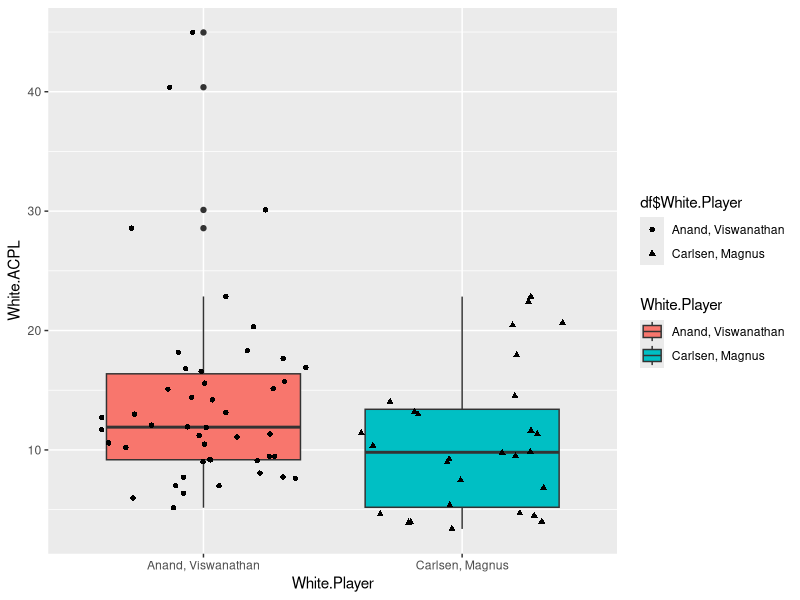
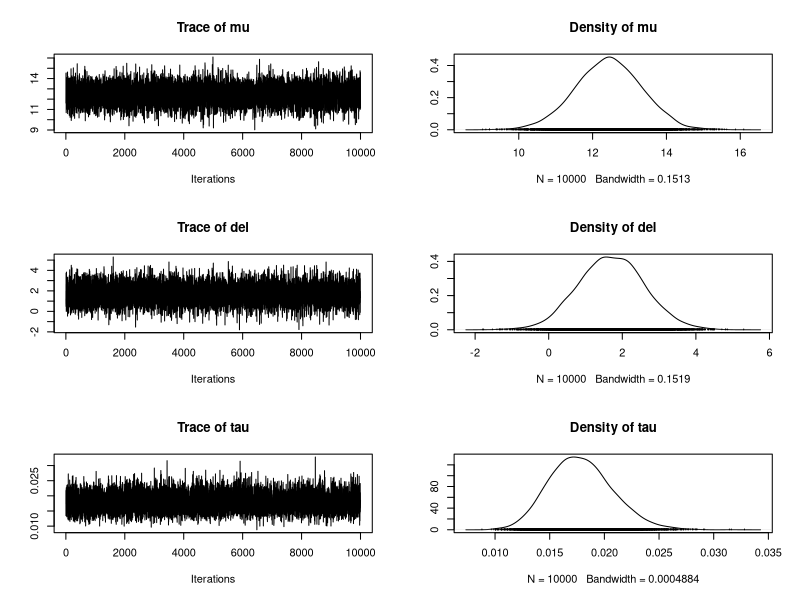
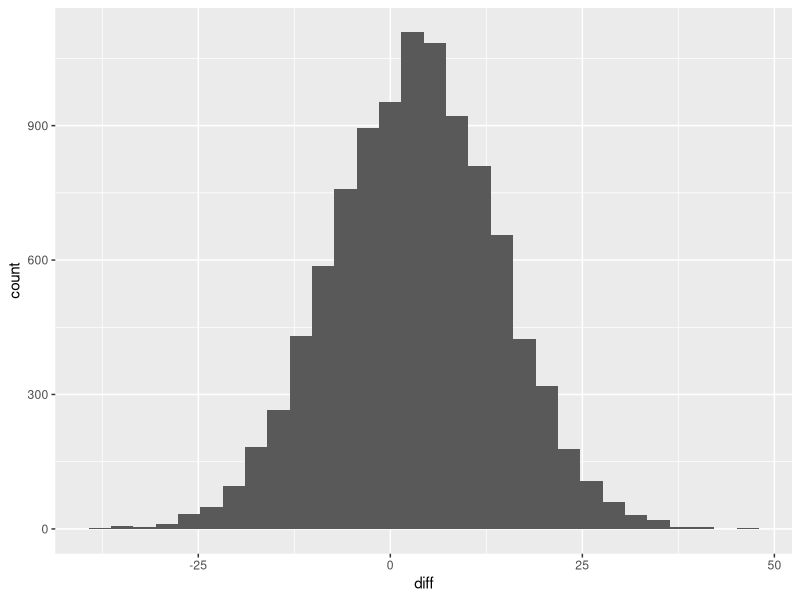
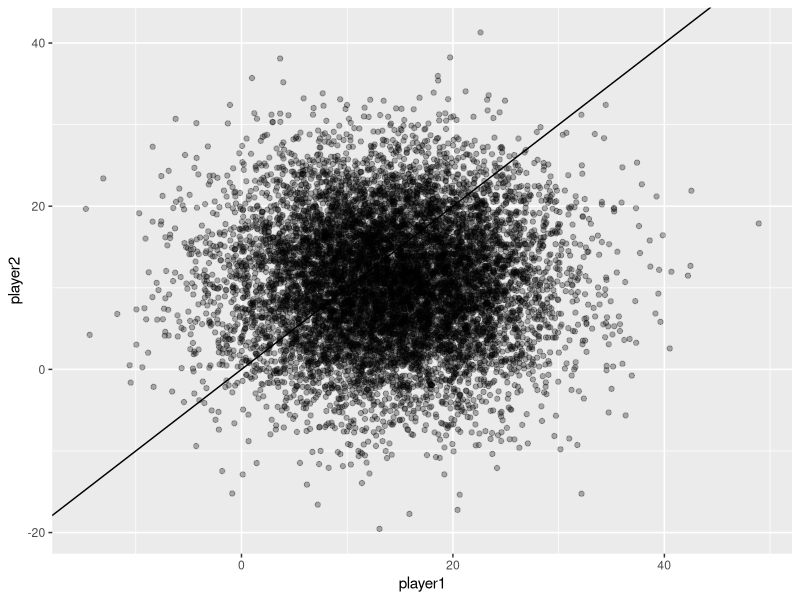
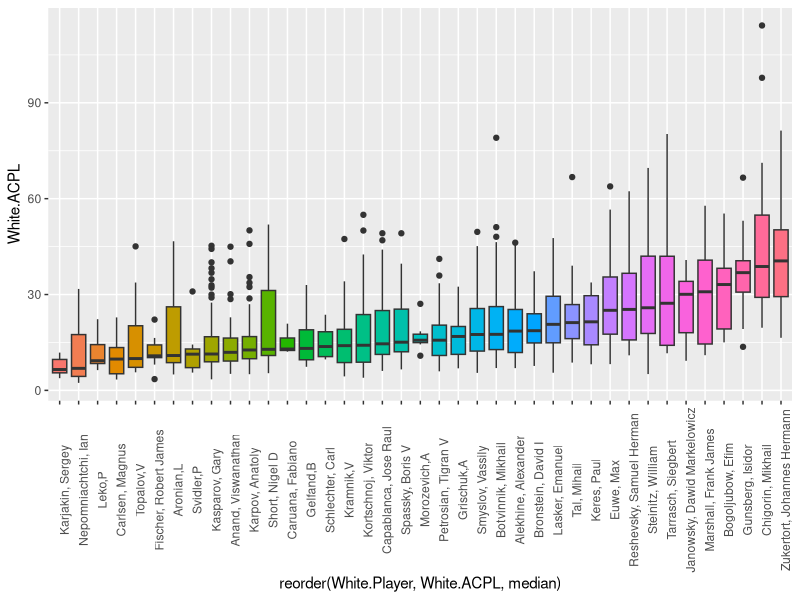
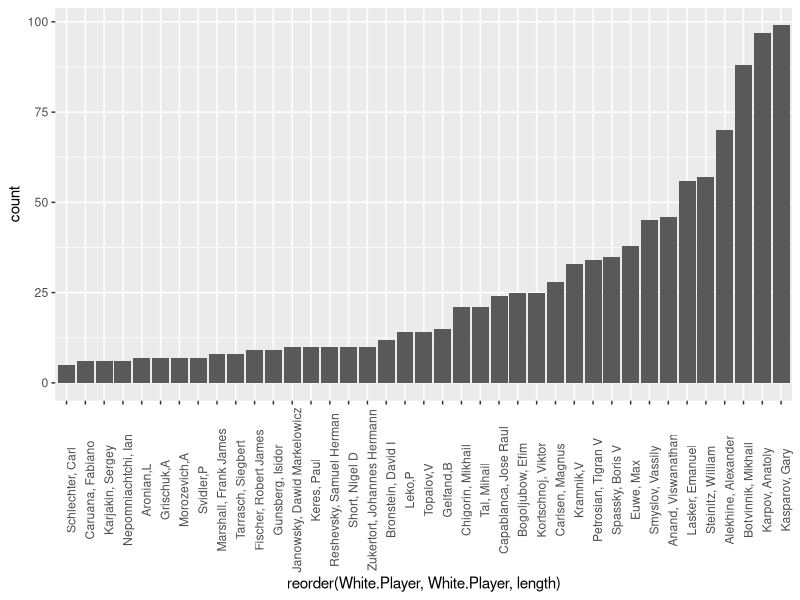
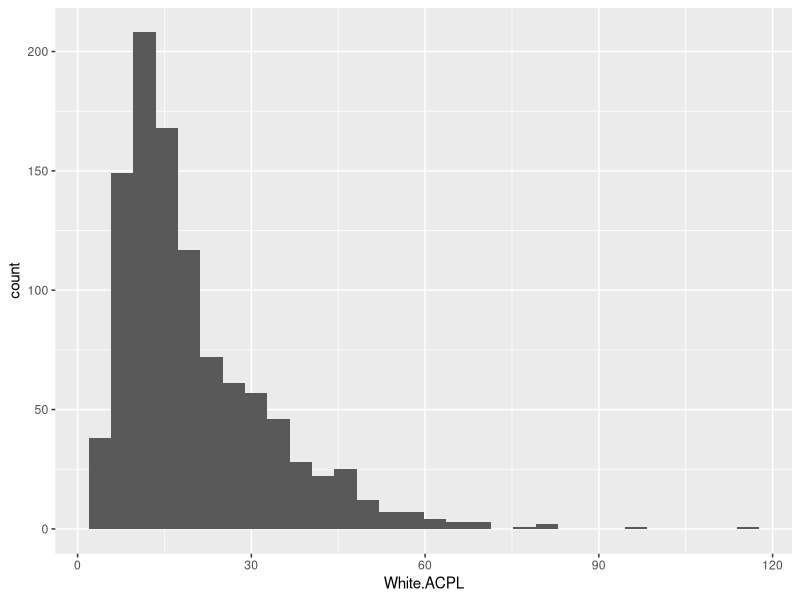
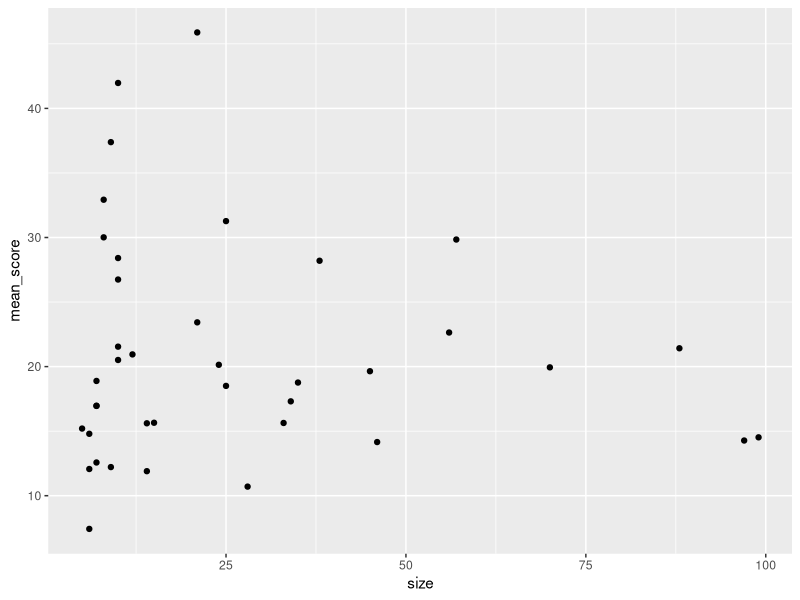

R code for these plots, in order:
## ---- chunk 1
chess_df <- read.csv("analysis.csv")
## ---- chunk 2
df <- subset(chess_df,White.Player=='Anand, Viswanathan'|White.Player=='Carlsen, Magnus')
df <- df[,c('White.Player','White.ACPL')]
df
## ---- chunk 3
summary(df)
sd(df$White.ACPL)
## ---- chunk 4
library(ggplot2)
ggplot(df) + geom_boxplot(aes(White.Player, White.ACPL, fill = White.Player)) + geom_jitter(aes(White.Player, White.ACPL, shape = df$White.Player))
## ---- chunk 5
tapply(df$White.ACPL, df$White.Player, mean)
## ---- chunk 6
tapply(df$White.ACPL, df$White.Player, median)
## ---- chunk 7
tapply(df$White.ACPL, df$White.Player, sd)
## ---- chunk 8
t.test(White.ACPL ~ White.Player, data=df, var.equal = TRUE)
## ---- chunk 9
compare_2_gibbs <- function(y, ind, maxiter = 10000)
{
  mu0 = 12.5
  tau0 = 1/(10^2)
  del0 = 0
  gamma0 = 1/(10^2)
  a0 = 1
  b0 = 10^2
  
  y1 <- y[ind == 1]
  y2 <- y[ind == 2]

  n1 <- length(y1) 
  n2 <- length(y2)

  # starting values
  mu <- (mean(y1) + mean(y2)) / 2
  del <- (mean(y1) - mean(y2)) / 2
  

  mat_store <- matrix(0, nrow = maxiter, ncol = 3)
  
  an <- a0 + (n1 + n2)/2
  
  for(s in 1 : maxiter) 
  {
  
    # sample tau
    bn <- b0 + 0.5 * (sum((y1 - mu - del) ^ 2) + sum((y2 - mu + del) ^ 2))
    tau <- rgamma(1, an, bn)
  
    # sample mu
    taun <-  tau0 + tau * (n1 + n2)
    mun <- (tau0 * mu0 + tau * (sum(y1 - del) + sum(y2 + del))) / taun
    mu <- rnorm(1, mun, sqrt(1/taun))
  
    # sample del
    gamman <-  gamma0 + tau*(n1 + n2)
    deln <- ( del0 * gamma0 + tau * (sum(y1 - mu) - sum(y2 - mu))) / gamman
    del<-rnorm(1, deln, sqrt(1/gamman))
  
    # store values
    mat_store[s, ] <- c(mu, del, tau)
  }
  colnames(mat_store) <- c("mu", "del", "tau")
  return(mat_store)
}

library(MCMCpack)
df$White.Player[df$White.Player == "Anand, Viswanathan"] = 1
df$White.Player[df$White.Player == "Carlsen, Magnus"] = 2
fit <- compare_2_gibbs(df$White.ACPL, as.factor(df$White.Player))
plot(as.mcmc(fit))
## ---- chunk 10
raftery.diag(as.mcmc(fit))
## ---- chunk 11
apply(fit, 2, mean)
## ---- chunk 12
apply(fit, 2, sd)
## ---- chunk 13
player1 <- rnorm(10000, fit[,1]+fit[,2], sd=1/sqrt(fit[, 3])) 
player2 <- rnorm(10000, fit[,1]-fit[,2], sd=1/sqrt(fit[, 3])) 
ggplot(data.frame(diff = player1 - player2)) + stat_bin(aes(diff))
## ---- chunk 14
ggplot(data.frame(player1, player2)) + geom_point(aes(player1, player2), alpha = 0.3) + geom_abline(slope = 1, intercept = 0)
## ---- chunk 15
mean(player1 > player2)
## ---- chunk 16
white_df <- chess_df[,c('White.Player','White.ACPL','White.Player_ID')]
white_df
## ---- chunk 17
summary(white_df)
sd(white_df$White.ACPL)
## ---- chunk 18
white_df$White.Player <- factor(white_df$White.Player)
nlevels(white_df$White.Player)
ggplot(white_df) + geom_boxplot(aes(x = reorder(White.Player, White.ACPL, median), White.ACPL, 
                               fill = reorder(White.Player, White.ACPL, median)), show.legend=FALSE) +
                              theme(axis.text.x = element_text(angle = 90))
## ---- chunk 19
ggplot(white_df, aes(x = reorder(White.Player, White.Player, length))) + stat_count() + theme(axis.text.x = element_text(angle = 90))
## ---- chunk 20
ggplot(white_df, aes(White.ACPL)) + stat_bin()
## ---- chunk 21
ggplot(data.frame(size = tapply(white_df$White.ACPL, white_df$White.Player, length), 
                  mean_score = tapply(white_df$White.ACPL, white_df$White.Player, mean)), 
       aes(size, mean_score)) + geom_point()
## ---- chunk 22
compare_m_gibbs <- function(y, ind, maxiter = 10000)
{
  
  mu0 = 20
  tau0 = 1/100
  a0 = 1
  b0 = 625
  alpha0 = 1
  beta0 = 625
  
  # starting values
  m <- nlevels(ind)
  ybar <- theta <- tapply(y, ind, mean)
  tau_w <- mean(1 / tapply(y, ind, var)) 
  mu <- mean(theta)
  tau_b <-var(theta)
  n_m <- tapply(y, ind, length)
  alpha_n <- alpha0 + sum(n_m)/2
  
  theta_mat <- matrix(0, nrow=maxiter, ncol=m)
  mat_store <- matrix(0, nrow=maxiter, ncol=3)
  
  for(s in 1:maxiter) 
  {
    
    # sample thetas
    for(j in 1:m) 
    {
      taun <- n_m[j] * tau_w + tau_b
      thetan <- (ybar[j] * n_m[j] * tau_w + mu * tau_b) / taun
      theta[j]<-rnorm(1, thetan, 1/sqrt(taun))
    }
    
    # sample tau_w
    ss <- 0
    for(j in 1:m){
      ss <- ss + sum((y[ind == j] - theta[j])^2)
    }
    beta_n <- beta0 + ss/2
    tau_w <- rgamma(1, alpha_n, beta_n)
    
    # sample mu
    tau_m <- m * tau_b + tau0
    mu_m <- (mean(theta) * m * tau_b + mu0 * tau0) / tau_m
    mu <- rnorm(1, mu_m, 1/ sqrt(tau_m)) 
    
    # sample tau_b
    a_m <- a0 + m/2
    b_m <- b0 + sum((theta - mu)^2) / 2
    tau_b <- rgamma(1, a_m, b_m)
     
    # store values
    theta_mat[s,] <- theta
    mat_store[s, ] <- c(mu, tau_w, tau_b)
  }
  colnames(mat_store) <- c("mu", "tau_w", "tau_b")
  colnames(theta_mat) <- levels(ind)
  return(list(params = mat_store, theta = theta_mat))
}

fit2 <- compare_m_gibbs(white_df$White.ACPL, as.factor(white_df$White.Player_ID))
plot(as.mcmc(fit2$params))
## ---- chunk 23
raftery.diag(as.mcmc(fit2$params))
## ---- chunk 24
apply(fit2$params, 2, mean)
apply(fit2$params, 2, sd)
mean(1/sqrt(fit2$params[, 3]))
sd(1/sqrt(fit2$params[, 3]))
## ---- chunk 25
# reformat samples
samples_df <- data.frame(samples = as.numeric(fit2$theta), 
                       player = rep(1:ncol(fit2$theta), each = nrow(fit2$theta))) 

samples_mean <- apply(samples_df, 2, mean)
sort(samples_mean, decreasing = TRUE) 
## ---- chunk 26
ggplot(samples_df) + geom_boxplot(aes(x = reorder(player, samples, median), samples, 
                               fill = reorder(player, samples, median)), show.legend=FALSE)
## ---- chunk 27
theta_hat <- apply(fit2$theta, 2, mean)
ggplot(data.frame(size = tapply(white_df$White.ACPL, white_df$White.Player_ID, length), theta_hat = theta_hat), aes(size, theta_hat)) + geom_point()
